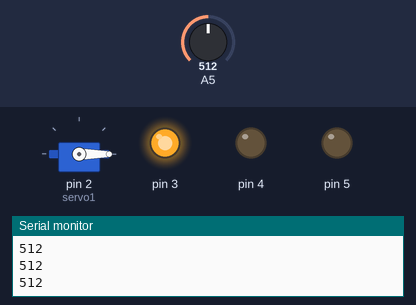
This sketch was run on a simulated Arduino Uno, built with avr-gcc and run on an emulated ATmega328P. Parts: servo, output pins drawn as LEDs (lit = HIGH), the last lines printed to the serial monitor. The test bench sets the inputs (shaded band); at power-on: A5 = 512.

Above: at 1.2 s.
1.3 s: A5 set to 237
2.8 s: A5 set to 213
At 3.2 s:
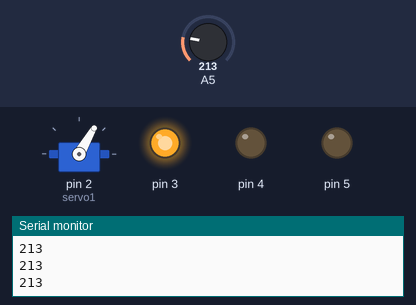
4.3 s: A5 set to 230
At 5.5 s:
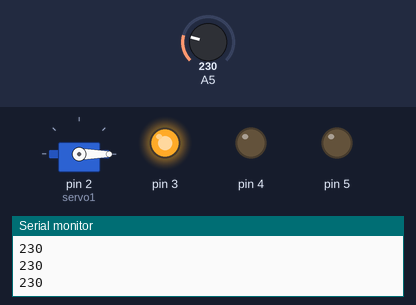
5.8 s: A5 set to 210
At 6.8 s:
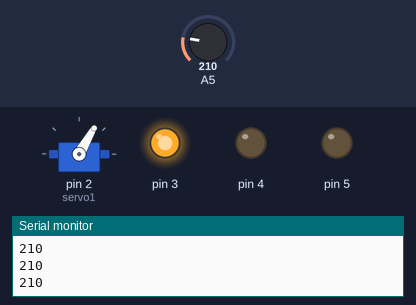
Timing chart, 0 to 8.3 s (numbered marks = the images above; inputs shaded):
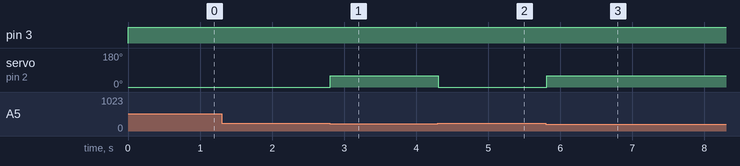

Measured:
- the behaviour switches between 221 and 220 on A5 (found by bisection; images 0 and 1)
- after the input at 2.8 s, servo on pin 2 (servo1): 0° → 60° at once
- after the input at 4.3 s, servo on pin 2 (servo1): 60° → 0° at once
- after the input at 5.8 s, servo on pin 2 (servo1): 0° → 60° at once

The sketch:

Akillli_kettle_uygulamasi.ino
```cpp
#include<Servo.h>
Servo servo1;
int mavi_led =3;
int kirmizi_led =4;
int buzzer = 5;
int kontrol=0;
unsigned int Sicaklik;
void setup()
{
  servo1.attach(2);
  pinMode(2,OUTPUT);
  pinMode(3,OUTPUT);
  pinMode(4,OUTPUT);
  pinMode(5,OUTPUT);
  Serial.begin(9600);
}

void loop()
{
  Sicaklik = analogRead(A5);
  Serial.println(Sicaklik);

    if(Sicaklik <= 220)
  {
    servo1.write(60);
    //digitalWrite(2, HIGH);
    digitalWrite(3, HIGH);
    digitalWrite(4, LOW);
  }
  else
  {
    servo1.write(0);
    //digitalWrite(3, LOW);
    digitalWrite(3, HIGH);
    digitalWrite(4, LOW);
    kontrol=0;

  }
}
```
